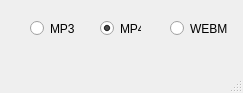
<?xml version="1.0" encoding="UTF-8"?>
<ui version="4.0">
 <class>formatWindow</class>
 <widget class="QMainWindow" name="formatWindow">
  <property name="geometry">
   <rect>
    <x>0</x>
    <y>0</y>
    <width>243</width>
    <height>93</height>
   </rect>
  </property>
  <property name="sizePolicy">
   <sizepolicy hsizetype="Fixed" vsizetype="Fixed">
    <horstretch>0</horstretch>
    <verstretch>0</verstretch>
   </sizepolicy>
  </property>
  <property name="maximumSize">
   <size>
    <width>243</width>
    <height>93</height>
   </size>
  </property>
  <property name="windowTitle">
   <string>Change format</string>
  </property>
  <property name="windowIcon">
   <iconset>
    <normaloff>icon.ico</normaloff>icon.ico</iconset>
  </property>
  <widget class="QWidget" name="centralwidget">
   <widget class="QRadioButton" name="mp3Button">
    <property name="geometry">
     <rect>
      <x>30</x>
      <y>20</y>
      <width>82</width>
      <height>17</height>
     </rect>
    </property>
    <property name="text">
     <string>MP3</string>
    </property>
   </widget>
   <widget class="QRadioButton" name="mp4Button">
    <property name="geometry">
     <rect>
      <x>100</x>
      <y>20</y>
      <width>41</width>
      <height>17</height>
     </rect>
    </property>
    <property name="acceptDrops">
     <bool>false</bool>
    </property>
    <property name="text">
     <string>MP4</string>
    </property>
    <property name="checked">
     <bool>true</bool>
    </property>
   </widget>
   <widget class="QRadioButton" name="webmButton">
    <property name="geometry">
     <rect>
      <x>170</x>
      <y>20</y>
      <width>82</width>
      <height>17</height>
     </rect>
    </property>
    <property name="text">
     <string>WEBM</string>
    </property>
   </widget>
  </widget>
  <widget class="QMenuBar" name="menubar">
   <property name="geometry">
    <rect>
     <x>0</x>
     <y>0</y>
     <width>243</width>
     <height>21</height>
    </rect>
   </property>
  </widget>
  <widget class="QStatusBar" name="statusbar"/>
 </widget>
 <resources/>
 <connections/>
</ui>
